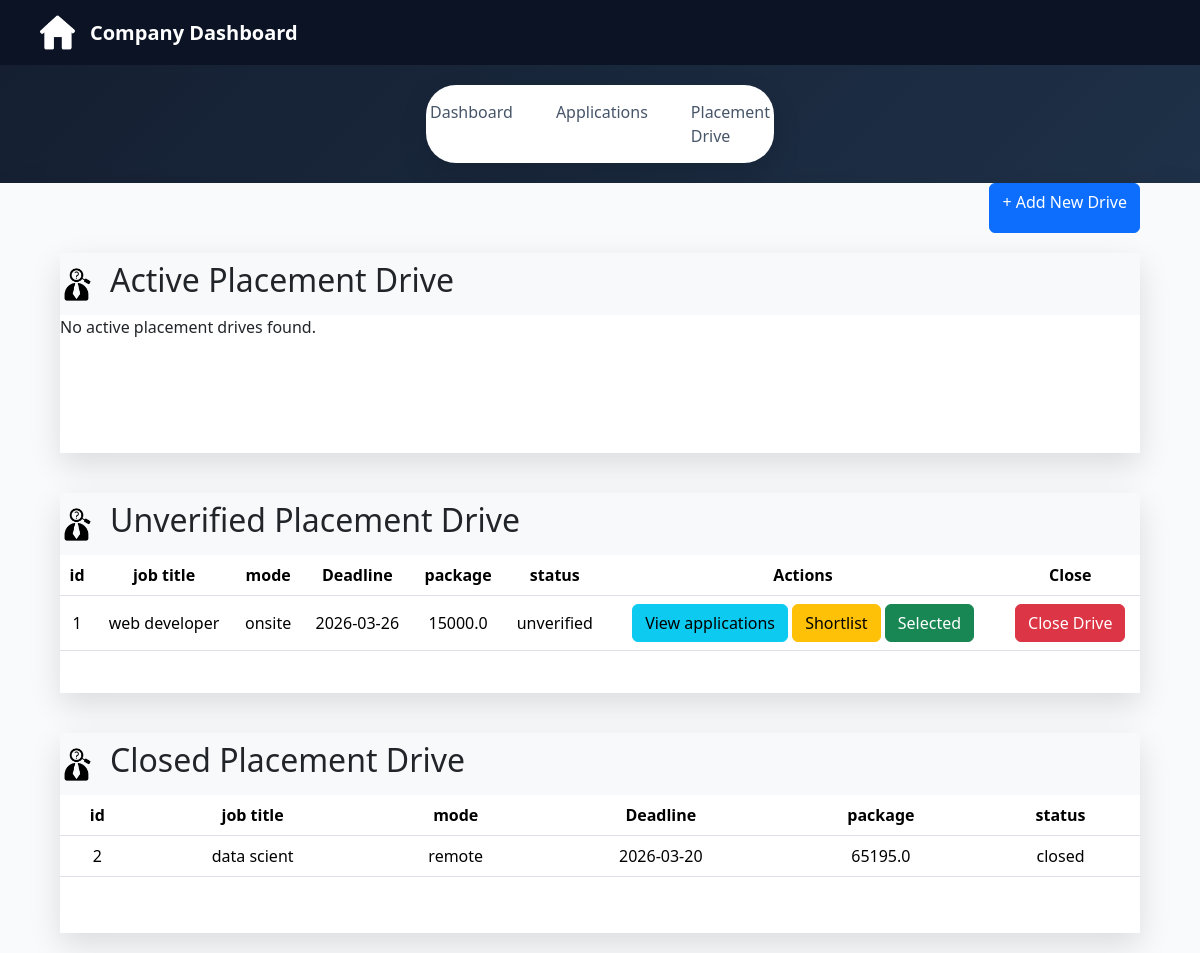
/company-placement-drive/3, run on an earlier commit of the app's database.
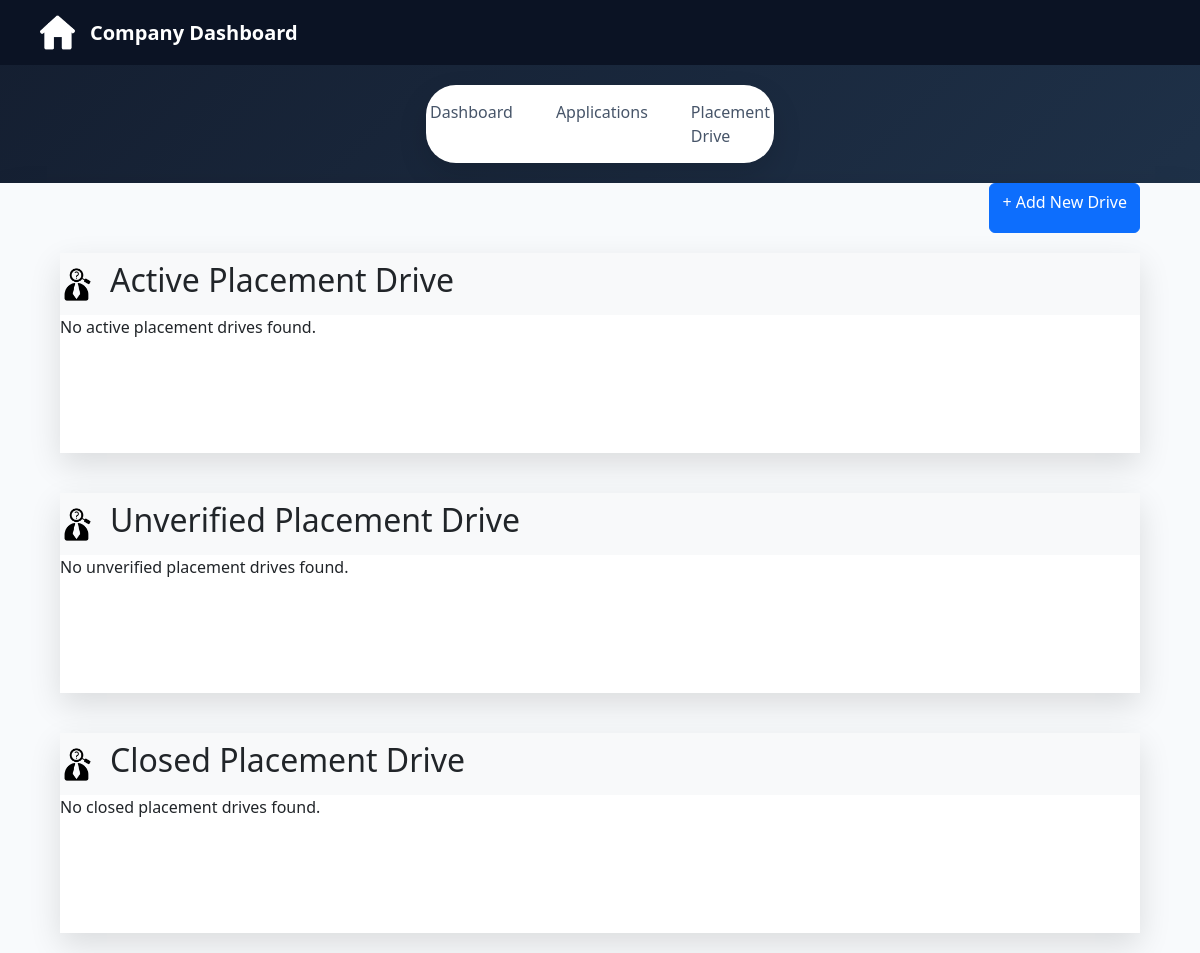
And on a later commit of the database.
### application/model.py (models this page shows)
class PlacementDrive(db.Model):
    __tablename__ = "placementdrive"
    id = db.Column(db.Integer , primary_key = True)
    company_id = db.Column(db.Integer , db.ForeignKey('company.id') , nullable = False)
    job_title = db.Column(db.String(100), nullable=False)
    mode = db.Column(db.String(50), nullable=False)
    package = db.Column(db.Float, nullable=False)
    eligibility = db.Column(db.Text , nullable = False)
    description = db.Column(db.Text,  nullable = False)
    deadline = db.Column(db.Date , nullable = False)
    status = db.Column(db.String(50), nullable=False, default='Pending')
    drive_application = db.relationship('Applications' , backref = 'placementdrive' ,cascade = "all, delete-orphan")

### application/controllers.py (the view)
@app.route('/company-placement-drive/<int:company_id>' , methods = ['GET'  , 'POST'])
def company_placement_drive(company_id):
    company = db.session.get(Company, company_id)
    verified_drives = PlacementDrive.query.filter_by(company_id=company_id, status='verified').all()
    unverified_drives = PlacementDrive.query.filter_by(company_id=company_id, status='unverified').all()
    closed_drives = PlacementDrive.query.filter_by(company_id=company_id, status='closed').all()
    return render_template("/company/placement-drive.html", company=company, verified_drives=verified_drives, unverified_drives=unverified_drives, closed_drives=closed_drives)

### templates/company/placement-drive.html (shortened to what the changed rows need)
<!DOCTYPE html>
<html lang="en">
<head>
    <link href="https://cdn.jsdelivr.net/npm/bootstrap@5.3.8/dist/css/bootstrap.min.css" rel="stylesheet">
    <link rel="stylesheet" href="{{ url_for('static', filename='css/company.css') }}">
</head>
<body>
    <div class="placement-drive-list">
        <div class="active-table">
            <nav class="navbar bg-body-tertiary">
                <div class="nav-left">
                    <h2>Active Placement Drive</h2>
                </div>
            </nav>
        </div>
        <div class="active-table">
            <nav class="navbar bg-body-tertiary">
                <div class="nav-left">
                    <h2>Unverified Placement Drive</h2>
                </div>
            </nav>
            {% if unverified_drives %}
            <table class="table table-hover">
                <thead>
                    <tr>
                        <th>id</th>
                        <th>job title</th>
                        <th>mode</th>
                        <th>Deadline</th>
                        <th>package</th>
                        <th>status</th>
                        <th>Actions</th>
                        <th>Close</th>
                    </tr>
                </thead>
                <tbody>
                    {% for drive in unverified_drives %}
                    <tr>
                        <td>{{ drive.id }}</td>
                        <td>{{ drive.job_title }}</td>
                        <td>{{ drive.mode }}</td>
                        <td>{{ drive.deadline }}</td>
                        <td>{{ drive.package }}</td>
                        <td>{{ drive.status }}</td>
                        <td><a href="/drive-applications/{{ drive.id }}" class="btn btn-info">View applications</a>
                        <a href="/shortlist/{{ drive.id }}" class="btn btn-warning">Shortlist</a>
                        <a href="/selected-applicants/{{ drive.id }}" class="btn btn-success">Selected</a></td>
                        <td><a href="/close-drive/{{ drive.id }}" class="btn btn-danger">Close Drive</a></td>
                    </tr>
                    {% endfor %}
                </tbody>
            </table>
            {% else %}
            <div class="no-data">
                <p>No unverified placement drives found.</p>
            </div>
            {% endif %}
        </div>
        <div class="closed-table">
            <nav class="navbar bg-body-tertiary">
                <div class="nav-left">
                    <h2>Closed Placement Drive</h2>
                </div>
            </nav>
            {% if closed_drives %}
            <table class="table table-hover">
                <thead>
                    <tr>
                        <th>id</th>
                        <th>job title</th>
                        <th>mode</th>
                        <th>Deadline</th>
                        <th>package</th>
                        <th>status</th>
                    </tr>
                </thead>
                <tbody>
                    {% for drive in closed_drives %}
                    <tr>
                        <td>{{ drive.id }}</td>
                        <td>{{ drive.job_title }}</td>
                        <td>{{ drive.mode }}</td>
                        <td>{{ drive.deadline }}</td>
                        <td>{{ drive.package }}</td>
                        <td>{{ drive.status }}</td>
                    </tr>
                    {% endfor %}
                </tbody>
            </table>
            {% else %}
            <div class="no-data">
                <p>No closed placement drives found.</p>
            </div>
            {% endif %}
        </div>
    </div>
</body>
</html>

What changed in the data, as far as the page shows it:
removed PlacementDrive: id "1", job_title "web developer", mode "onsite", deadline "2026-03-26", package "15000.0", status "unverified", shown under "Unverified Placement Drive"
removed PlacementDrive: id "2", job_title "data scient", mode "remote", deadline "2026-03-20", package "65195.0", status "closed", shown under "Closed Placement Drive"
Also different on the page:
text no longer shown: "id job title mode Deadline package status Actions Close id job title mode Deadline package status"
text now shown: "No unverified placement drives found. No closed placement drives found."
